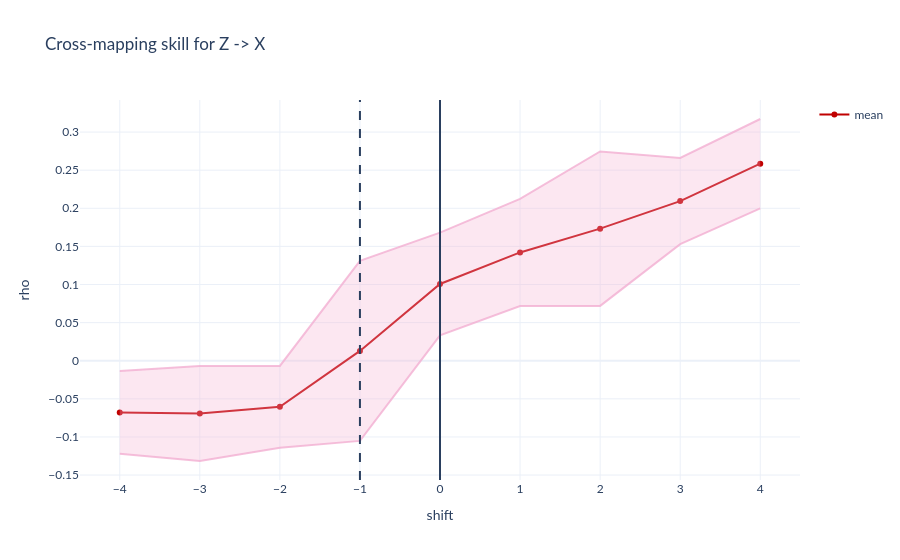

Here is the notebook cell this chart was saved with:
### Markdown cell above
# X -> Z

### Code cell
shifts = torch.arange(- 4, 4 + 1, 1)
print(shifts)

# fix filter
k = 2 # 2 best
sig_filter = torch.ones(size = (k, )).to(device)

noise_scalar = torch.tensor([0.05], device = device)

rho_s = torch.zeros(size = (shifts.shape[0], 2))

for i, s in enumerate(shifts):
    print(s.item())

    y_embeddings, x_gt = embed(filter = sig_filter, 
                           y = z_norm.to(device), # Testing Z -> X
                           x = x_norm.to(device),
                           max_pos_offset = s, 
                           device = device)
    
    # N now changes slightly
    N = y_embeddings.shape[0]
    E = y_embeddings.shape[1]

    l_train_masks = generate_mask_tensor(N, 100)

    rho_l = torch.empty(size = (1, 0)).to(device)

    for l in range(N):   
        rho, nlml = GP_ccm_sig(
                y_embeddings_train = y_embeddings[l_train_masks[l]].unsqueeze(-1).to(device),
                y_embeddings_test = y_embeddings[ ~ l_train_masks[l]].unsqueeze(-1).to(device),
                x_train = x_gt[l_train_masks[l]].to(device),
                x_test = x_gt[ ~ l_train_masks[l]].to(device),
                noise = noise_scalar,
                rbf_sigma = 0.2, # 0.2 is good
                device = device)
                
        rho_l = torch.concat((rho_l, rho.unsqueeze(0).unsqueeze(0)), dim = 1)
     
    rho_s[i, 0] = rho_l.mean()
    rho_s[i, 1] = rho_l.std()


fig = go.Figure()

fig.add_trace(go.Scatter(x = -shifts, y = rho_s[:, 0], # reversing the meaning of x
                    mode = 'lines+markers',
                    name = 'mean',
                    line_color = "#C00000"))

fig.add_trace(go.Scatter(
    name = "",
    x = - shifts,
    y = rho_s[:, 0] + rho_s[:, 1].mul(1),
    marker = dict(color = 'rgba(243, 176, 210, 0.8)'),
    showlegend = False,
    mode = 'lines'
))

fig.add_trace(go.Scatter(
    name = "",
    x = - shifts,
    y = rho_s[:, 0] - rho_s[:, 1].mul(1),
    marker = dict(color = 'rgba(243, 176, 210, 0.8)'),
    showlegend = False,
    mode = 'lines',
    fillcolor = 'rgba(243, 176, 210, 0.3)',
    fill = 'tonexty'
))

fig.add_vline(x = 0.)
fig.add_vline(x = -(k-1), line_dash = "dash")

fig.update_layout(title = 'Cross-mapping skill for Z -> X',
                   xaxis_title = 'shift',
                   yaxis_title = 'rho')

fig.update_layout(template = "plotly_white")
fig.update_layout(font_family = "Lato")

fig.show()

### Figure 1 — Plotly figure (JSON) as saved in the notebook; plotly's stock layout.template omitted (floating-point values rounded to 4 significant figures)
{"data": [{"line": {"color": "#C00000"}, "mode": "lines+markers", "name": "mean", "type": "scatter", "x": [4, 3, 2, 1, 0, -1, -2, -3, -4], "y": [0.2585, 0.2094, 0.1733, 0.1421, 0.1007, 0.0129, -0.06054, -0.06918, -0.0678]}, {"marker": {"color": "rgba(243, 176, 210, 0.8)"}, "mode": "lines", "name": "", "showlegend": false, "type": "scatter", "x": [4, 3, 2, 1, 0, -1, -2, -3, -4], "y": [0.3172, 0.266, 0.2746, 0.2123, 0.1681, 0.131, -0.00679, -0.006807, -0.01363]}, {"fill": "tonexty", "fillcolor": "rgba(243, 176, 210, 0.3)", "marker": {"color": "rgba(243, 176, 210, 0.8)"}, "mode": "lines", "name": "", "showlegend": false, "type": "scatter", "x": [4, 3, 2, 1, 0, -1, -2, -3, -4], "y": [0.1998, 0.1529, 0.07195, 0.07186, 0.03335, -0.1052, -0.1143, -0.1316, -0.122]}], "layout": {"font": {"family": "Lato"}, "shapes": [{"type": "line", "x0": 0, "x1": 0, "xref": "x", "y0": 0, "y1": 1, "yref": "y domain"}, {"line": {"dash": "dash"}, "type": "line", "x0": -1, "x1": -1, "xref": "x", "y0": 0, "y1": 1, "yref": "y domain"}], "title": {"text": "Cross-mapping skill for Z -> X"}, "xaxis": {"title": {"text": "shift"}}, "yaxis": {"title": {"text": "rho"}}}}
